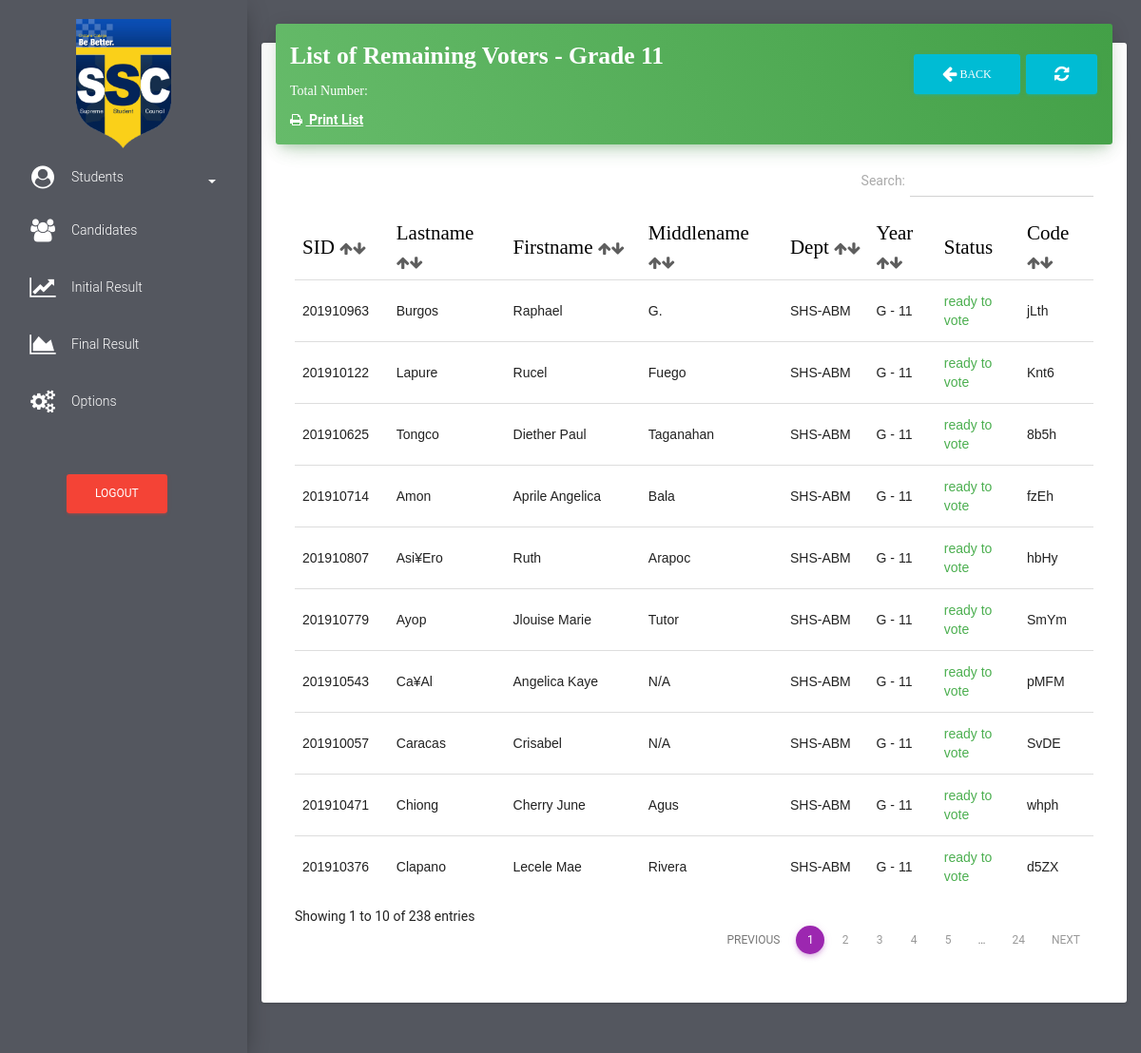
The page /grade11/list_of_remaining_voters_grade11.php (signed in) on the database its author committed.
### tables this page shows
CREATE TABLE `students` (
  `id` int(255) NOT NULL,
  `stud_id` varchar(11) NOT NULL,
  `stud_lastname` varchar(255) NOT NULL,
  `stud_firstname` varchar(255) NOT NULL,
  `stud_middlename` varchar(500) NOT NULL,
  `stud_department` varchar(255) NOT NULL,
  `stud_year` varchar(255) NOT NULL,
  `code_to_vote` varchar(255) NOT NULL,
  `stud_status` varchar(100) NOT NULL,
  `voting_status` varchar(255) NOT NULL,
  `stud_block_status` varchar(255) NOT NULL
);

### grade11/list_of_remaining_voters_grade11.php (the view, shortened to what this page needs)
<!DOCTYPE html>
<html lang="en">
<head>
    <link href="../assets/css/bootstrap.min.css" rel="stylesheet" />
    <link href="../assets/css/material-dashboard.css?v=1.2.0" rel="stylesheet" />
    <link href="../font-awesome/css/font-awesome.css" rel="stylesheet">
    <link href="../assets/css/datatables.min.css" rel="stylesheet">
</head>
<body>
    <div class="wrapper" style="background-color: #54575F">
        <div class="sidebar">
           <div class="sidebar-wrapper">
                 <ul class="nav">
                    <center>
                       <img src="../img/favicon.png" width="100px" height="100%" class="" alt="Ce-C Palaro 2019">
                    </center>
                    <li>
                        <a href="#pagepeople" data-toggle="collapse" aria-expanded="false" class="dropdown-toggle"><i class="fa fa-user-circle" style="color: white;margin-top: -5px"></i> <span style="color:white">Students</span><b class="caret" style="margin-left: 5%;color:white"></b></a>
                    </li>
                    <li>
                        <a href="../candidates.php">
                            <i class="fa fa-users" style="color: white"></i>
                            <p style="color: white">Candidates</p>
                        </a>
                    </li>
                    <li>
                        <a href="../initial_result.php">
                            <i class="fa fa-line-chart" style="color: white"></i>
                            <p style="color: white">Initial Result</p>
                        </a>
                    </li>
                    <li>
                        <a href="../final_result.php">
                            <i class="fa fa-area-chart" style="color: white"></i>
                            <p style="color: white">Final Result</p>
                        </a>
                    </li>
                    <li>
                        <a href="../my_account.php">
                            <i class="fa fa-cogs" style="color: white"></i>
                            <p style="color: white">Options</p>
                        </a>
                    </li>
                     <li>
                        <br>
                        <br>
                        <form method="post">
                                    <button class = "btn btn-danger" type='button' data-toggle="modal" data-target="#exampleModal20000" style="margin-left: 70px">Logout</button>
                                </form>
                    </li>
                </ul>
            </div>
        </div>
        <div class="main-panel">
            <nav class="navbar navbar-transparent navbar-absolute">
            </nav>
            <div class="content">
                <div class="container-fluid">
                    <div class="row">
                        <div class="col" style="margin-top: -80px">
                            <div class="card">
                                <div class="card-header" data-background-color="green">
                                    <form method="POST">
                                        <h3 class="title" style="font-family: Fjalla One"><b>List of Remaining Voters - Grade 11</b><a href="../grade11/list_of_remaining_voters_grade11.php" class = "btn btn-info text-info" type='button' style="float: right;margin-top: 17px;margin-left: 5px" ><i class="fa fa-refresh"></i></a><a href="../grade11/students_grade11.php" class = "btn btn-info text-info" type='button' style="float: right;margin-top: 17px;" ><i class="fa fa-arrow-left fa-10x"></i> Back</a></h3>
                                    </form>
                                    <div class="col">
                                        <p style="color: white;font-family: consolas">Total Number: <b><a href=""><text id="remainingVotersgrade11" style="color:yellow;font-size: 20px">
                                              </text></a></b></p>
                                    </div>
                                    <div class="col">
                                         <b><a href="../fpdf/remaininglistpdf_studentsgrade11.php" target="_blank"><i class="fa fa-print"></i> <text  style="text-decoration: underline;">&nbsp;Print List</text></a></b>
                                    </div>
                                </div>
                                <div class="card-content table-responsive">
                                    <table class="table table-condensed table-sm" id="dtTable">
                                        <thead style="font-weight: bold;color: black;font-size: 150%;font-family: Fjalla One">
                                            <th>SID <i class="fa fa-arrow-up" style="font-size: 15px;color: #5E5E5E"><i class="fa fa-arrow-down"></i></i></th>
                                            <th>Lastname <i class="fa fa-arrow-up" style="font-size: 15px;color: #5E5E5E"><i class="fa fa-arrow-down"></i></i></th>
                                            <th>Firstname <i class="fa fa-arrow-up" style="font-size: 15px;color: #5E5E5E"><i class="fa fa-arrow-down"></i></i></th>
                                            <th>Middlename <i class="fa fa-arrow-up" style="font-size: 15px;color: #5E5E5E"><i class="fa fa-arrow-down"></i></i></th>
                                            <th>Dept <i class="fa fa-arrow-up" style="font-size: 15px;color: #5E5E5E"><i class="fa fa-arrow-down"></i></i></th>
                                            <th>Year <i class="fa fa-arrow-up" style="font-size: 15px;color: #5E5E5E"><i class="fa fa-arrow-down"></i></i></th>
                                            <th>Status</th>
                                            <th>Code <i class="fa fa-arrow-up" style="font-size: 15px;color: #5E5E5E"><i class="fa fa-arrow-down"></i></i></th>
                                        </thead>
                                        <tbody style="font-family: arial">
                <?php
                        $link = mysqli_connect("localhost","root","19976112","election");
                        $sql = mysqli_query($link,"SELECT * FROM students where voting_status = 'ready to vote' AND stud_year = 'G - 11' AND stud_status = '0' and stud_block_status = 'unblock' ORDER BY stud_id DESC");
                        for($a = 0 ; $a < $num_rows = mysqli_fetch_array($sql) ; $a++ )
                        {
                            $stud_idd = $num_rows['stud_id'];
                            $stud_fname = $num_rows['stud_firstname'];
                            $stud_lname = $num_rows['stud_lastname'];
                            $middle_initial = $num_rows['stud_middlename'];
                            $dept = $num_rows['stud_department'];
                            $stud_year = $num_rows['stud_year'];
                            $code_no = $num_rows['code_to_vote'];
                            $v_status = $num_rows['voting_status'];
                            ?>
                            <tr>
                                <td><?=$stud_idd;?></td>
                                <td ><?=$stud_lname;?></td>
                                <td><?=$stud_fname;?></td>
                                <td><?=$middle_initial;?></td>
                                <td><?=$dept;?></td>
                                <td><?=$stud_year;?></td>
                                <td>
                                    <?php
                                        if($v_status == 'ready to vote')
                                        {
                                    ?>
                                        <span class="text-success"><?=$v_status;?></span>
                                    <?php }else if ($v_status == 'finished voting')
                                        {
                                    ?>
                                        <span class="text-danger"><?=$v_status;?></span>
                                    <?php } ?>
                                </td>
                                <td><?=$code_no;?></td>
                            </tr>
                      <?php  } ?>
                                        </tbody>
                                    </table>
                                </div>
                            </div>
                        </div>
                    </div>
                </div>
            </div>
        </div>
    </div>
</body>
</html>

### rows shown on the page
students: stud "201910963", stud_lastname "Burgos", stud_firstname "Raphael", stud_middlename "G.", stud_department "SHS-ABM", stud_year "G - 11", voting_status "ready to vote", code_to_vote "jLth"
students: stud "201910807", stud_lastname "Asi¥Ero", stud_firstname "Ruth", stud_middlename "Arapoc", stud_department "SHS-ABM", stud_year "G - 11", voting_status "ready to vote", code_to_vote "hbHy"
students: stud "201910779", stud_lastname "Ayop", stud_firstname "Jlouise Marie", stud_middlename "Tutor", stud_department "SHS-ABM", stud_year "G - 11", voting_status "ready to vote", code_to_vote "SmYm"
students: stud "201910714", stud_lastname "Amon", stud_firstname "Aprile Angelica", stud_middlename "Bala", stud_department "SHS-ABM", stud_year "G - 11", voting_status "ready to vote", code_to_vote "fzEh"
students: stud "201910625", stud_lastname "Tongco", stud_firstname "Diether Paul", stud_middlename "Taganahan", stud_department "SHS-ABM", stud_year "G - 11", voting_status "ready to vote", code_to_vote "8b5h"
students: stud "201910543", stud_lastname "Ca¥Al", stud_firstname "Angelica Kaye", stud_middlename "N/A", stud_department "SHS-ABM", stud_year "G - 11", voting_status "ready to vote", code_to_vote "pMFM"
students: stud "201910471", stud_lastname "Chiong", stud_firstname "Cherry June", stud_middlename "Agus", stud_department "SHS-ABM", stud_year "G - 11", voting_status "ready to vote", code_to_vote "whph"
students: stud "201910376", stud_lastname "Clapano", stud_firstname "Lecele Mae", stud_middlename "Rivera", stud_department "SHS-ABM", stud_year "G - 11", voting_status "ready to vote", code_to_vote "d5ZX"
students: stud "201910122", stud_lastname "Lapure", stud_firstname "Rucel", stud_middlename "Fuego", stud_department "SHS-ABM", stud_year "G - 11", voting_status "ready to vote", code_to_vote "Knt6"
students: stud "201910057", stud_lastname "Caracas", stud_firstname "Crisabel", stud_middlename "N/A", stud_department "SHS-ABM", stud_year "G - 11", voting_status "ready to vote", code_to_vote "SvDE"
